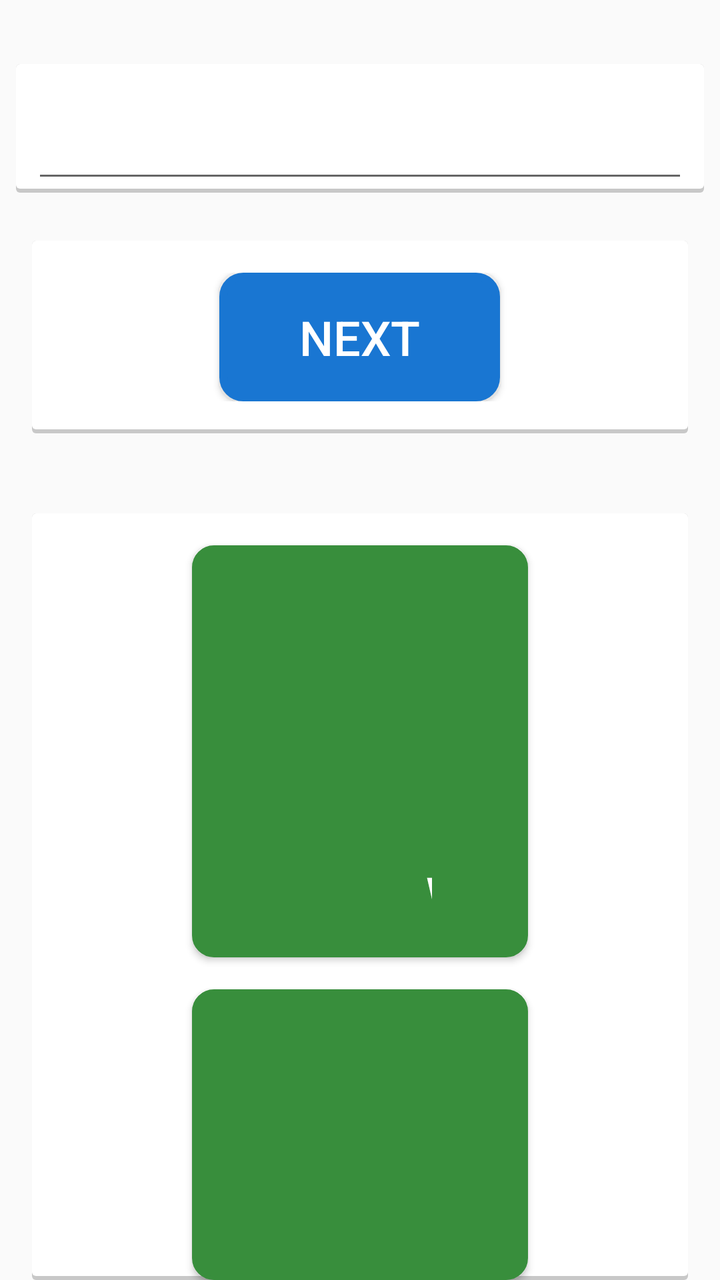
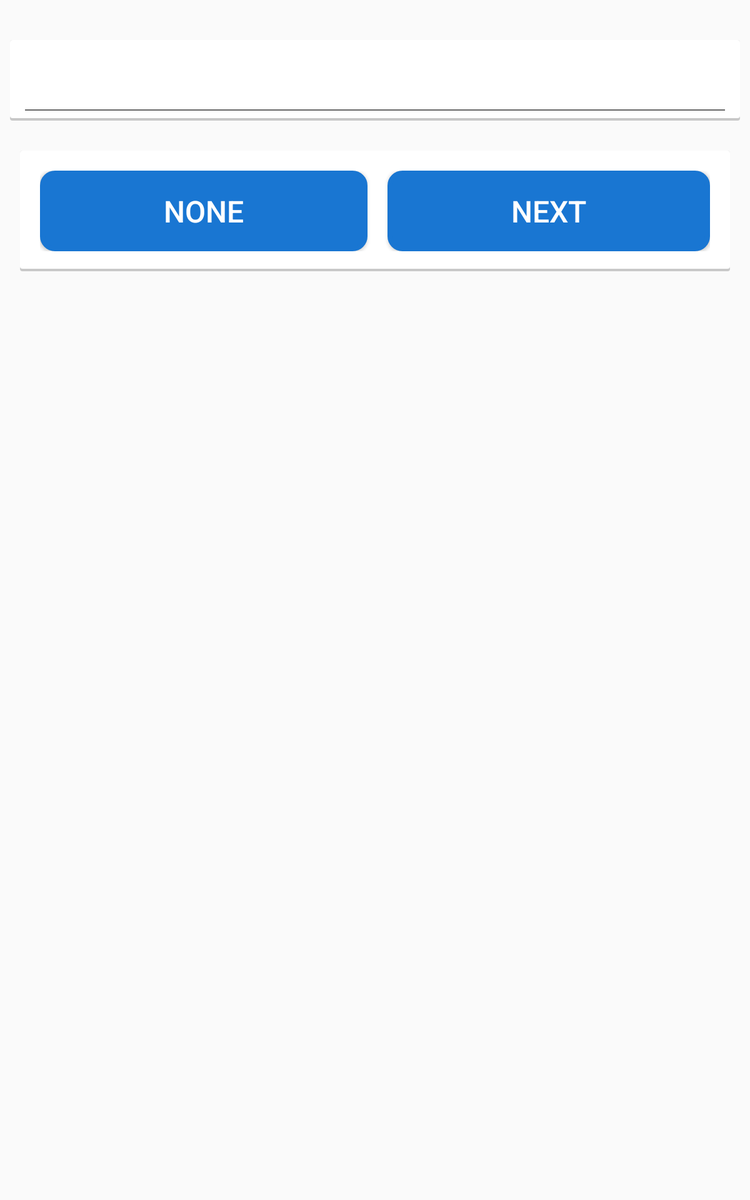

Two renders of one Android screen. The first uses the default layout on a phone; the second uses the alternative layout the repository ships for a different screen configuration, on a matching device. The two XML files are below.
<!-- AndroidManifest.xml: application theme AppTheme -->
<!-- res/layout/activity_word_flash_answer_delayed.xml -->
<RelativeLayout xmlns:android="http://schemas.android.com/apk/res/android"
    xmlns:tools="http://schemas.android.com/tools"
    android:layout_width="match_parent"
    android:layout_height="match_parent"
    tools:context="com.sugoilabs.bics.Step2">

    

    <LinearLayout
        android:id="@+id/word_audio_immediate_answer_answer_layout_tab"
        android:layout_width="match_parent"
        android:layout_height="wrap_content"
        android:layout_below="@+id/app_bar"
        android:layout_marginLeft="8dp"
        android:layout_marginRight="8dp"
        android:layout_marginTop="32dp"
        android:background="@drawable/step1_question_background"
        android:orientation="vertical"
        android:paddingLeft="8dp"
        android:paddingRight="8dp">
        <EditText
            android:id="@+id/word_audio_immediate_answer_answers_textview_tab"
            android:layout_width="match_parent"
            android:layout_height="wrap_content"
            android:gravity="center"
            android:paddingBottom="16dp"
            android:paddingTop="16dp"
            android:textColor="@color/red_dark"
            android:textSize="24sp" />

    </LinearLayout>




    

    <LinearLayout
        android:id="@+id/picture_flash_immediate_answer_start_done"
        android:layout_width="match_parent"
        android:layout_height="wrap_content"
        android:layout_below="@+id/word_audio_immediate_answer_answer_layout_tab"
        android:layout_centerHorizontal="true"
        android:layout_marginLeft="16dp"
        android:layout_marginRight="16dp"
        android:layout_marginTop="24dp"
        android:background="@drawable/step1_question_background"
        android:orientation="horizontal"
        android:paddingBottom="16dp"
        android:paddingLeft="16dp"
        android:paddingRight="16dp"
        android:paddingTop="16dp"
        android:gravity="center">


        <Button
            android:id="@+id/word_audio_immediate_answer_done"
            android:layout_width="wrap_content"
            android:layout_height="wrap_content"
            android:gravity="center"
            android:background="@drawable/step2_button_background"
            android:paddingBottom="16dp"
            android:paddingTop="16dp"
            android:paddingLeft="40dp"
            android:paddingRight="40dp"
            android:text="@string/next"
            android:textAllCaps="false"
            android:textColor="#ffffff"
            android:textSize="24sp"></Button>

    </LinearLayout>



    
    

    <LinearLayout
        android:layout_width="match_parent"
        android:layout_height="wrap_content"
        android:layout_below="@+id/picture_flash_immediate_answer_start_done"
        android:background="@drawable/step1_question_background"
        android:layout_marginTop="40dp"
        android:layout_marginLeft="16dp"
        android:layout_marginRight="16dp"
        android:orientation="vertical"
        android:gravity="center_horizontal">


        <Button
            android:id="@+id/waait_word1"
            android:layout_width="match_parent"
            android:layout_height="wrap_content"
            android:background="@drawable/get_started_button_background"
            android:paddingBottom="16dp"
            android:paddingTop="16dp"
            android:paddingLeft="120dp"
            android:paddingRight="120dp"
            android:layout_marginTop="16dp"
            android:layout_marginLeft="80dp"
            android:layout_marginRight="80dp"
            android:text="YELLOW"
            android:textAllCaps="false"
            android:textColor="#ffffff"
            android:textSize="24sp" />

        <Button
            android:id="@+id/waait_word2"
            android:layout_width="match_parent"
            android:layout_height="wrap_content"
            android:background="@drawable/get_started_button_background"
            android:paddingBottom="16dp"
            android:paddingTop="16dp"
            android:paddingLeft="120dp"
            android:paddingRight="120dp"
            android:layout_marginTop="16dp"
            android:layout_marginLeft="80dp"
            android:layout_marginRight="80dp"
            android:text="ROSE"
            android:textAllCaps="false"
            android:textColor="#ffffff"
            android:textSize="24sp" />
        <Button
            android:id="@+id/waait_word3"
            android:layout_width="match_parent"
            android:layout_height="wrap_content"
            android:background="@drawable/get_started_button_background"
            android:paddingBottom="16dp"
            android:paddingTop="16dp"
            android:paddingLeft="120dp"
            android:paddingRight="120dp"
            android:layout_marginTop="16dp"
            android:layout_marginLeft="80dp"
            android:layout_marginRight="80dp"
            android:text="MONEY"
            android:textAllCaps="false"
            android:textColor="#ffffff"
            android:textSize="24sp" />
        <Button
            android:id="@+id/waait_word4"
            android:layout_width="match_parent"
            android:layout_height="wrap_content"
            android:background="@drawable/get_started_button_background"
            android:paddingBottom="16dp"
            android:paddingTop="16dp"
            android:paddingLeft="120dp"
            android:paddingRight="120dp"
            android:layout_marginTop="16dp"
            android:layout_marginLeft="80dp"
            android:layout_marginRight="80dp"
            android:text="TABLE"
            android:textAllCaps="false"
            android:textColor="#ffffff"
            android:textSize="24sp" />

        <Button
            android:id="@+id/waait_word5"
            android:layout_width="match_parent"
            android:layout_height="wrap_content"
            android:background="@drawable/get_started_button_background"
            android:paddingBottom="16dp"
            android:paddingTop="16dp"
            android:paddingLeft="120dp"
            android:paddingRight="120dp"
            android:layout_marginTop="16dp"
            android:layout_marginBottom="16dp"
            android:layout_marginLeft="80dp"
            android:layout_marginRight="80dp"
            android:text="APPLE"
            android:textAllCaps="false"
            android:textColor="#ffffff"
            android:textSize="24sp" />



    </LinearLayout>


</RelativeLayout>
<!-- resources referenced by this layout -->
<resources>
  <color name="red_dark">#D32F2F</color>
  <!-- drawable get_started_button_background (drawable) -->
  <?xml version="1.0" encoding="utf-8"?>
  <selector xmlns:android="http://schemas.android.com/apk/res/android">
      <item android:state_pressed="true">
          <shape>
              <solid android:color="@color/primary_dark" />
              <stroke android:width="2dp" android:color="@color/primary_dark" />
              <corners android:radius="10dp" />
              <padding android:bottom="10dp" android:left="10dp" android:right="10dp" android:top="10dp" />
          </shape>
      </item>
  
      <item>
          <shape>
              
              <gradient android:angle="270" android:endColor="@color/primary_dark" android:startColor="@color/primary_dark" />
              <stroke android:width="2dp" android:color="@color/primary_dark" />
              <corners android:radius="10dp" />
              <padding android:bottom="10dp" android:left="10dp" android:right="10dp" android:top="10dp" />
          </shape>
      </item>
  
  </selector>
  <!-- drawable step1_question_background (drawable) -->
  <?xml version="1.0" encoding="utf-8"?>
  <layer-list xmlns:android="http://schemas.android.com/apk/res/android">
      <item>
          <shape android:shape="rectangle">
              <solid android:color="#CABBBBBB"/>
              <corners android:radius="2dp" />
          </shape>
      </item>
  
      <item
          android:left="0dp"
          android:right="0dp"
          android:top="0dp"
          android:bottom="2dp">
          <shape android:shape="rectangle">
              <solid android:color="@android:color/white"/>
              <corners android:radius="2dp" />
          </shape>
      </item>
  </layer-list>
  <!-- drawable step2_button_background (drawable) -->
  <?xml version="1.0" encoding="utf-8"?>
  <selector xmlns:android="http://schemas.android.com/apk/res/android">
      <item android:state_pressed="true" >
          <shape>
              <solid
                  android:color="#0D47A1" />
              <stroke
                  android:width="2dp"
                  android:color="#0D47A1" />
              <corners
                  android:radius="10dp" />
              <padding
                  android:left="10dp"
                  android:top="10dp"
                  android:right="10dp"
                  android:bottom="10dp" />
          </shape>
      </item>
  
      <item>
          <shape>
              <gradient
                  android:startColor="#1976D2"
                  android:endColor="#1976D2"
                  android:angle="270" />
              <stroke
                  android:width="4dp"
                  android:color="#1976D2" />
              <corners
                  android:radius="10dp" />
              <padding
                  android:left="10dp"
                  android:top="10dp"
                  android:right="10dp"
                  android:bottom="10dp" />
          </shape>
      </item>
  
  </selector>
  <string name="next">NEXT</string>
  <style name="AppTheme" parent="AppTheme.Base">
          
  
      </style>
  <color name="primary_dark">#388E3C</color>
  <style name="AppTheme.Base" parent="Theme.AppCompat.Light.NoActionBar">
          
  
      </style>
</resources>
<!-- res/layout-large/activity_word_flash_answer_delayed.xml (the repository's variant of the layout above) -->
<!-- drawn on a 7-inch tablet held upright -->
<RelativeLayout xmlns:android="http://schemas.android.com/apk/res/android"
    xmlns:tools="http://schemas.android.com/tools"
    android:layout_width="match_parent"
    android:layout_height="match_parent"
    tools:context="com.sugoilabs.bics.Step2">

    

    <LinearLayout
        android:id="@+id/word_audio_immediate_answer_answer_layout_tab"
        android:layout_width="match_parent"
        android:layout_height="wrap_content"
        android:layout_below="@+id/app_bar"
        android:layout_marginLeft="8dp"
        android:layout_marginRight="8dp"
        android:layout_marginTop="32dp"
        android:background="@drawable/step1_question_background"
        android:orientation="vertical"
        android:paddingLeft="8dp"
        android:paddingRight="8dp">
        <EditText
            android:id="@+id/word_audio_immediate_answer_answers_textview_tab"
            android:layout_width="match_parent"
            android:layout_height="wrap_content"
            android:gravity="center"
            android:paddingBottom="16dp"
            android:paddingTop="16dp"
            android:textColor="@color/red_dark"
            android:textSize="24sp" />

    </LinearLayout>




    

    <LinearLayout
        android:id="@+id/picture_flash_immediate_answer_start_done"
        android:layout_width="match_parent"
        android:layout_height="wrap_content"
        android:layout_below="@+id/word_audio_immediate_answer_answer_layout_tab"
        android:layout_centerHorizontal="true"
        android:layout_marginLeft="16dp"
        android:layout_marginRight="16dp"
        android:layout_marginTop="24dp"
        android:background="@drawable/step1_question_background"
        android:orientation="horizontal"
        android:paddingBottom="16dp"
        android:paddingLeft="16dp"
        android:paddingRight="16dp"
        android:paddingTop="16dp"
        android:gravity="center"
        android:weightSum="2">



        <Button
            android:id="@+id/waiid_none"
            android:layout_width="wrap_content"
            android:layout_height="wrap_content"
            android:gravity="center"
            android:background="@drawable/step2_button_background"
            android:paddingBottom="16dp"
            android:paddingTop="16dp"
            android:paddingLeft="40dp"
            android:paddingRight="40dp"
            android:layout_marginRight="8dp"
            android:text="@string/none"
            android:textAllCaps="false"
            android:textColor="#ffffff"
            android:textSize="24sp"
            android:layout_weight="1"></Button>

        <Button
            android:id="@+id/word_audio_immediate_answer_done"
            android:layout_width="wrap_content"
            android:layout_height="wrap_content"
            android:gravity="center"
            android:background="@drawable/step2_button_background"
            android:paddingBottom="16dp"
            android:paddingTop="16dp"
            android:paddingLeft="40dp"
            android:paddingRight="40dp"
            android:layout_marginLeft="8dp"
            android:text="@string/next"
            android:textAllCaps="false"
            android:textColor="#ffffff"
            android:textSize="24sp"
            android:layout_weight="1"></Button>

    </LinearLayout>



    
    

    <LinearLayout
        android:id="@+id/waiid_button_layout"
        android:layout_width="match_parent"
        android:layout_height="wrap_content"
        android:layout_below="@+id/picture_flash_immediate_answer_start_done"
        android:background="@drawable/step1_question_background"
        android:layout_marginTop="40dp"
        android:layout_marginLeft="16dp"
        android:layout_marginRight="16dp"
        android:orientation="vertical"
        android:gravity="center_horizontal"
        android:visibility="invisible">


        <Button
            android:id="@+id/waait_word1"
            android:layout_width="match_parent"
            android:layout_height="wrap_content"
            android:background="@drawable/get_started_button_background"
            android:paddingBottom="16dp"
            android:paddingTop="16dp"
            android:paddingLeft="120dp"
            android:paddingRight="120dp"
            android:layout_marginTop="16dp"
            android:layout_marginLeft="80dp"
            android:layout_marginRight="80dp"
            android:text="YELLOW"
            android:textAllCaps="false"
            android:textColor="#ffffff"
            android:textSize="24sp" />

        <Button
            android:id="@+id/waait_word2"
            android:layout_width="match_parent"
            android:layout_height="wrap_content"
            android:background="@drawable/get_started_button_background"
            android:paddingBottom="16dp"
            android:paddingTop="16dp"
            android:paddingLeft="120dp"
            android:paddingRight="120dp"
            android:layout_marginTop="16dp"
            android:layout_marginLeft="80dp"
            android:layout_marginRight="80dp"
            android:text="ROSE"
            android:textAllCaps="false"
            android:textColor="#ffffff"
            android:textSize="24sp" />
        <Button
            android:id="@+id/waait_word3"
            android:layout_width="match_parent"
            android:layout_height="wrap_content"
            android:background="@drawable/get_started_button_background"
            android:paddingBottom="16dp"
            android:paddingTop="16dp"
            android:paddingLeft="120dp"
            android:paddingRight="120dp"
            android:layout_marginTop="16dp"
            android:layout_marginLeft="80dp"
            android:layout_marginRight="80dp"
            android:text="MONEY"
            android:textAllCaps="false"
            android:textColor="#ffffff"
            android:textSize="24sp" />
        <Button
            android:id="@+id/waait_word4"
            android:layout_width="match_parent"
            android:layout_height="wrap_content"
            android:background="@drawable/get_started_button_background"
            android:paddingBottom="16dp"
            android:paddingTop="16dp"
            android:paddingLeft="120dp"
            android:paddingRight="120dp"
            android:layout_marginTop="16dp"
            android:layout_marginLeft="80dp"
            android:layout_marginRight="80dp"
            android:text="TABLE"
            android:textAllCaps="false"
            android:textColor="#ffffff"
            android:textSize="24sp" />

        <Button
            android:id="@+id/waait_word5"
            android:layout_width="match_parent"
            android:layout_height="wrap_content"
            android:background="@drawable/get_started_button_background"
            android:paddingBottom="16dp"
            android:paddingTop="16dp"
            android:paddingLeft="120dp"
            android:paddingRight="120dp"
            android:layout_marginTop="16dp"
            android:layout_marginBottom="16dp"
            android:layout_marginLeft="80dp"
            android:layout_marginRight="80dp"
            android:text="APPLE"
            android:textAllCaps="false"
            android:textColor="#ffffff"
            android:textSize="24sp" />



    </LinearLayout>


</RelativeLayout>
<!-- resources referenced by the variant -->
<!-- as a 7-inch tablet held upright resolves them -->
<resources>
  <color name="red_dark">#D32F2F</color>
  <!-- drawable get_started_button_background (drawable) -->
  <?xml version="1.0" encoding="utf-8"?>
  <selector xmlns:android="http://schemas.android.com/apk/res/android">
      <item android:state_pressed="true">
          <shape>
              <solid android:color="@color/primary_dark" />
              <stroke android:width="2dp" android:color="@color/primary_dark" />
              <corners android:radius="10dp" />
              <padding android:bottom="10dp" android:left="10dp" android:right="10dp" android:top="10dp" />
          </shape>
      </item>
  
      <item>
          <shape>
              
              <gradient android:angle="270" android:endColor="@color/primary_dark" android:startColor="@color/primary_dark" />
              <stroke android:width="2dp" android:color="@color/primary_dark" />
              <corners android:radius="10dp" />
              <padding android:bottom="10dp" android:left="10dp" android:right="10dp" android:top="10dp" />
          </shape>
      </item>
  
  </selector>
  <!-- drawable step1_question_background (drawable) -->
  <?xml version="1.0" encoding="utf-8"?>
  <layer-list xmlns:android="http://schemas.android.com/apk/res/android">
      <item>
          <shape android:shape="rectangle">
              <solid android:color="#CABBBBBB"/>
              <corners android:radius="2dp" />
          </shape>
      </item>
  
      <item
          android:left="0dp"
          android:right="0dp"
          android:top="0dp"
          android:bottom="2dp">
          <shape android:shape="rectangle">
              <solid android:color="@android:color/white"/>
              <corners android:radius="2dp" />
          </shape>
      </item>
  </layer-list>
  <!-- drawable step2_button_background (drawable) -->
  <?xml version="1.0" encoding="utf-8"?>
  <selector xmlns:android="http://schemas.android.com/apk/res/android">
      <item android:state_pressed="true" >
          <shape>
              <solid
                  android:color="#0D47A1" />
              <stroke
                  android:width="2dp"
                  android:color="#0D47A1" />
              <corners
                  android:radius="10dp" />
              <padding
                  android:left="10dp"
                  android:top="10dp"
                  android:right="10dp"
                  android:bottom="10dp" />
          </shape>
      </item>
  
      <item>
          <shape>
              <gradient
                  android:startColor="#1976D2"
                  android:endColor="#1976D2"
                  android:angle="270" />
              <stroke
                  android:width="4dp"
                  android:color="#1976D2" />
              <corners
                  android:radius="10dp" />
              <padding
                  android:left="10dp"
                  android:top="10dp"
                  android:right="10dp"
                  android:bottom="10dp" />
          </shape>
      </item>
  
  </selector>
  <string name="next">NEXT</string>
  <string name="none">NONE</string>
  <style name="AppTheme" parent="AppTheme.Base">
          
  
      </style>
  <color name="primary_dark">#388E3C</color>
  <style name="AppTheme.Base" parent="Theme.AppCompat.Light.NoActionBar">
          
  
      </style>
</resources>
